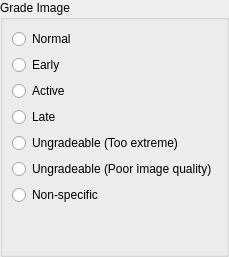
               <widget class="QWidget" name="labelImagePage">
                <layout class="QHBoxLayout" name="horizontalLayout_9">
                 <property name="margin">
                  <number>0</number>
                 </property>
                 <item>
                  <widget class="QGroupBox" name="gradesGroupBox">
                   <property name="title">
                    <string>Grade Image</string>
                   </property>
                   <layout class="QVBoxLayout" name="verticalLayout_26">
                    <item>
                     <widget class="QRadioButton" name="gradeNormalRadio">
                      <property name="text">
                       <string>Normal</string>
                      </property>
                     </widget>
                    </item>
                    <item>
                     <widget class="QRadioButton" name="gradeEarlyRadio">
                      <property name="text">
                       <string>Early</string>
                      </property>
                     </widget>
                    </item>
                    <item>
                     <widget class="QRadioButton" name="gradeActiveRadio">
                      <property name="text">
                       <string>Active</string>
                      </property>
                     </widget>
                    </item>
                    <item>
                     <widget class="QRadioButton" name="gradeLateRadio">
                      <property name="text">
                       <string>Late</string>
                      </property>
                     </widget>
                    </item>
                    <item>
                     <widget class="QRadioButton" name="gradeExtremeRadio">
                      <property name="text">
                       <string>Ungradeable (Too extreme)</string>
                      </property>
                     </widget>
                    </item>
                    <item>
                     <widget class="QRadioButton" name="gradePoorQualityRadio">
                      <property name="text">
                       <string>Ungradeable (Poor image quality)</string>
                      </property>
                     </widget>
                    </item>
                    <item>
                     <widget class="QRadioButton" name="gradeNonspecificRadio">
                      <property name="text">
                       <string>Non-specific</string>
                      </property>
                     </widget>
                    </item>
                    <item>
                     <spacer name="verticalSpacer_10">
                      <property name="orientation">
                       <enum>Qt::Vertical</enum>
                      </property>
                      <property name="sizeHint" stdset="0">
                       <size>
                        <width>20</width>
                        <height>40</height>
                       </size>
                      </property>
                     </spacer>
                    </item>
                   </layout>
                  </widget>
                 </item>
                </layout>
               </widget>
